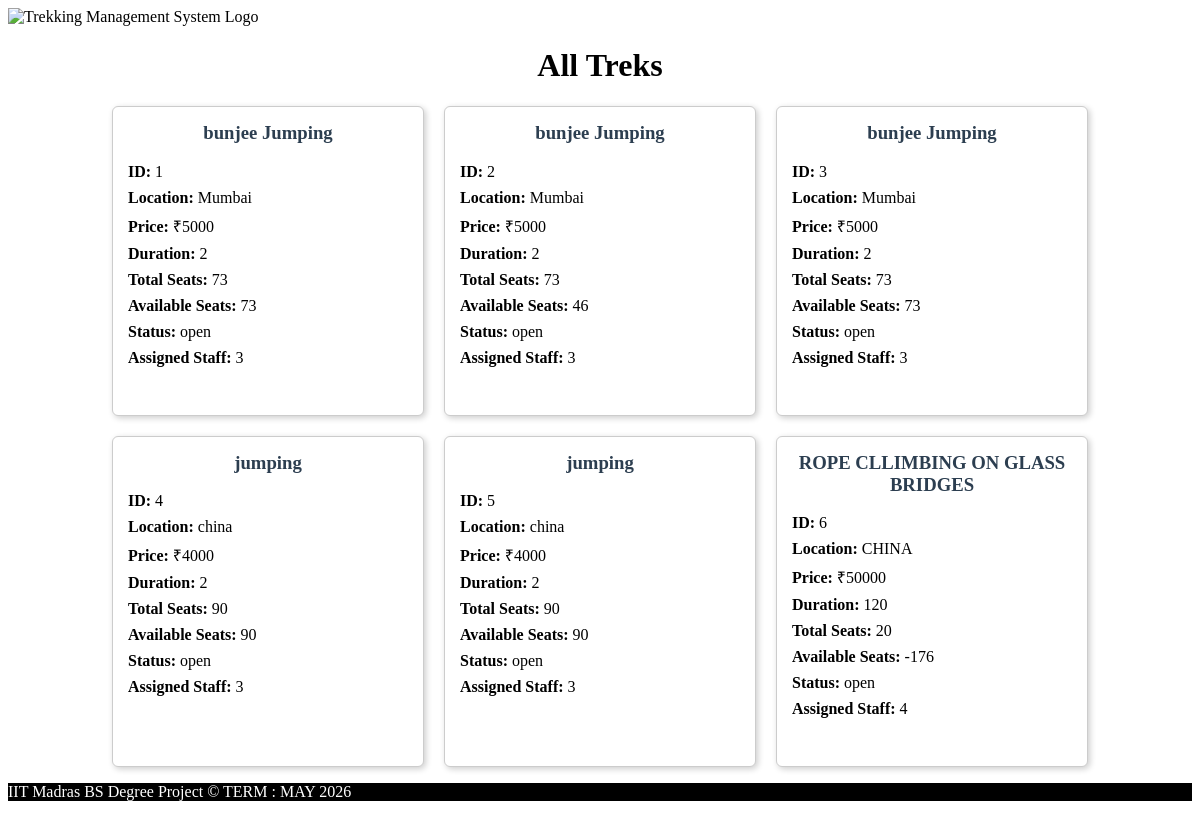
/viewTreks, run on the app's committed database.
### app.py (models this page shows)
class Trek(db.Model):
    __tablename__ = "treks"
    trek_id = db.Column(db.Integer, primary_key = True)
    trek_name = db.Column (db.String(50), nullable = False )
    location = db.Column(db.String(50), nullable = False )
    price = db.Column(db.Integer, nullable = False )
    duration = db.Column(db.String(30), nullable = False)
    difficulty = db.Column(db.String(10),nullable = False)
    total_seat = db.Column(db.Integer, nullable = False )
    available_seat = db.Column (db.Integer, nullable = False)
    status = db.Column (db.String , nullable = False , default = "open" )
    assigned_staff_id = db.Column(db.Integer,db.ForeignKey("users.user_id") )
    user = db.relationship("User", backref ="treks")

### app.py (the view)
@app.route("/viewTreks")
def viewTrek():
    viewAllTrek = Trek.query.all()
    return render_template("14_View_Treks.html", Treks = viewAllTrek)

### templates/14_View_Treks.html (shortened to what this page needs)
<!DOCTYPE html>
<html lang="en">
<head>
</head>
<body>
<div class="logo">
    <img src="/static/logo_Trekking.png"
         alt="Trekking Management System Logo"
         width="100">
</div>
<h1>All Treks</h1>
<div class="card-container">
{% for trek in Treks %}
<div class="card">
    <h3>{{ trek.trek_name }}</h3>
    <p><strong>ID:</strong> {{ trek.trek_id }}</p>
    <p><strong>Location:</strong> {{ trek.location }}</p>
    <p><strong>Price:</strong> ₹{{ trek.price }}</p>
    <p><strong>Duration:</strong> {{ trek.duration }}</p>
    <p><strong>Total Seats:</strong> {{ trek.total_seat }}</p>
    <p><strong>Available Seats:</strong> {{ trek.available_seat }}</p>
    <p><strong>Status:</strong> {{ trek.status }}</p>
    <p><strong>Assigned Staff:</strong> {{ trek.assigned_staff_id }}</p>
    <div class="buttons">
        <a href="/editTrek/{{ trek.trek_id }}" class="edit">Edit</a>
        <a href="/delete_trek/{{ trek.trek_id }}" class="delete">Delete</a>
    </div>
</div>
{% endfor %}
</div>
<div id ="footer" style ="color:white;background-color: black;">
    <p>IIT Madras BS Degree Project © TERM : MAY 2026</p>
</div>
</body>
</html>

### templates/14_View_Treks.html (style rules this page uses)
h1 { text-align:center; }
.card-container { display:flex; flex-wrap:wrap; gap:20px; justify-content:center; }
.card { width:280px; background:white; border:1px solid #ccc; border-radius:6px; padding:15px; box-shadow:2px 2px 6px rgba(0,0,0,0.2); }
.card h3 { margin-top:0; color:#2c3e50; text-align:center; }
.card p { margin:8px 0; }
.buttons { margin-top:15px; text-align:center; }
.buttons a { text-decoration:none; padding:6px 12px; border-radius:4px; color:white; margin:5px; }

### data on the page
Trek: trek_name "bunjee Jumping", trek_id "1", location "Mumbai", price "5000", duration "2", total_seat "73", available_seat "73", status "open", assigned_staff_id "3"
Trek: trek_name "bunjee Jumping", trek_id "2", location "Mumbai", price "5000", duration "2", total_seat "73", available_seat "46", status "open", assigned_staff_id "3"
Trek: trek_name "bunjee Jumping", trek_id "3", location "Mumbai", price "5000", duration "2", total_seat "73", available_seat "73", status "open", assigned_staff_id "3"
Trek: trek_name "jumping", trek_id "4", location "china", price "4000", duration "2", total_seat "90", available_seat "90", status "open", assigned_staff_id "3"
Trek: trek_name "jumping", trek_id "5", location "china", price "4000", duration "2", total_seat "90", available_seat "90", status "open", assigned_staff_id "3"
Trek: trek_name "ROPE CLLIMBING ON GLASS BRIDGES", trek_id "6", location "CHINA", price "50000", duration "120", total_seat "20", available_seat "-176", status "open", assigned_staff_id "4"
